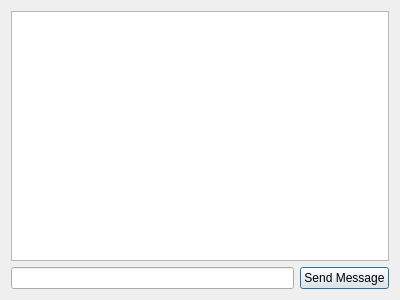
<?xml version="1.0" encoding="UTF-8"?>
<ui version="4.0">
 <class>Dialog</class>
 <widget class="QDialog" name="Dialog">
  <property name="geometry">
   <rect>
    <x>0</x>
    <y>0</y>
    <width>400</width>
    <height>300</height>
   </rect>
  </property>
  <property name="windowTitle">
   <string>Dialog</string>
  </property>
  <layout class="QGridLayout" name="gridLayout">
   <item row="0" column="0">
    <widget class="QTextEdit" name="textEdit"/>
   </item>
   <item row="1" column="0">
    <layout class="QHBoxLayout" name="horizontalLayout">
     <item>
      <widget class="QLineEdit" name="lineEdit"/>
     </item>
     <item>
      <widget class="QPushButton" name="pushButton">
       <property name="text">
        <string>Send Message</string>
       </property>
      </widget>
     </item>
    </layout>
   </item>
  </layout>
 </widget>
 <layoutdefault spacing="6" margin="11"/>
 <resources/>
 <connections/>
</ui>
